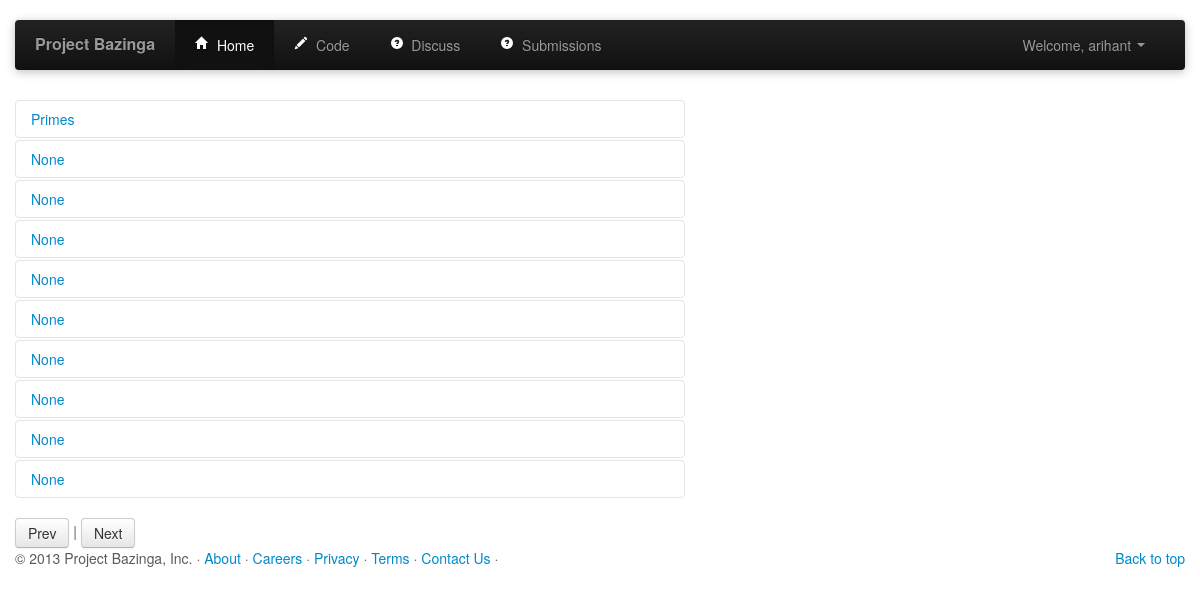
Page /code/submissions/0 (signed in) on the earlier database version.
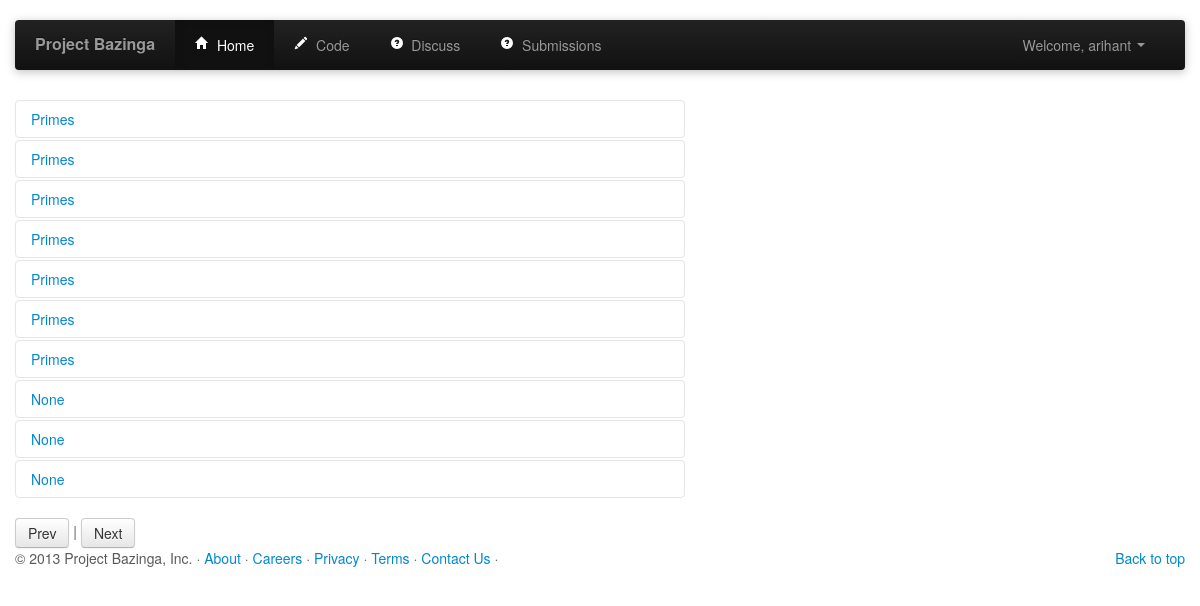
Same page on the later database version.
### tables this page shows
CREATE TABLE submissions (
    "points" INTEGER,
    "lang" TEXT,
    "code" TEXT,
    "id" INTEGER PRIMARY KEY AUTOINCREMENT NOT NULL,
    "user_id" INTEGER,
    "submission_time" DATETIME,
    "question_id" INTEGER DEFAULT (0)
);

CREATE TABLE contest_questions (
    "question_id" INTEGER PRIMARY KEY AUTOINCREMENT NOT NULL,
    "contest_id" INTEGER NOT NULL,
    "owner" INTEGER NOT NULL,
    "question_name" TEXT NOT NULL,
    "question_string" TEXT NOT NULL
);

### contest_views.py (the view)
@contest_views.route('/code/submissions/<int:index>')
def submissions(index=0):
	if index<0:
		index=0
	user_id = session['userId']
	db = get_db()
	cur = db.execute('SELECT * FROM submissions LEFT JOIN contest_questions ON submissions.question_id=contest_questions.question_id WHERE user_id = ? ORDER BY id DESC LIMIT ?, ?', [user_id, index, index+10])
	subs = cur.fetchall()
	subss = [[sub, []] for sub in subs]
	for i in range(0, len(subs)):
		cur = db.execute('SELECT * FROM submission_testcase WHERE submission_id=?', [subs[i]['id']])
		tcs = cur.fetchall()
		subss[i][1] = tcs
	return render_template("submissions.html", subs=subss, next=index+11, prev=index-11)

### contest_views.py (called while the page is built)
def get_db():
	top = _app_ctx_stack.top
	if not hasattr(top, 'sqlite_db'):
		sqlite_db = sqlite3.connect('database.db')
		sqlite_db.row_factory = sqlite3.Row
		top.sqlite_db = sqlite_db
	return top.sqlite_db

### templates/submissions.html (shortened to what this page needs)
{% extends "header.html" %}
{% block body %}
<div class="container marketing">
  <div class="row">
  <div class="span7">
  	<div class="accordion" id="submissions">
  	{% for sub in subs %}
  		<div class="accordion-group">
  		<div class="accordion-heading">
  		<a class="accordion-toggle" data-toggle="collapse" data-parent="#submissions" href="#{{ sub[0].id }}" >
  			{{ sub[0].question_name }}
  		</a>
  		</div>
  		</div>
  	{% endfor %}
  	</div>
  </div>
  </div>
  <a class="btn" href="{{ url_for('contest_views.submissions', index=prev) }}">Prev</a> | <a class="btn" href="{{ url_for('contest_views.submissions', index=next) }}">Next</a>
{% endblock %}

### templates/header.html (shortened to what this page needs)
<!DOCTYPE html>
<html lang="en">
  <head>
    <link href="{{ url_for('static', filename='css/bootstrap.css') }}" rel="stylesheet">
    <link href="{{ url_for('static', filename='css/style.css') }}" rel="stylesheet">
    <link href="{{ url_for('static', filename='css/editor.css') }}" rel="stylesheet">
  </head>
  <body>
    <div class="navbar-wrapper">
      <div class="container">
        <div class="navbar navbar-inverse">
          <div class="navbar-inner">
            <a class="brand" href="/">Project Bazinga</a>
            <div class="nav-collapse collapse">
              <ul class="nav">
                <li class="active"> <a href="/home"><i class="icon-home icon-white"></i>&nbsp; Home</a></li>
                <li><a href="/code"><i class="icon-pencil icon-white"></i>&nbsp; Code</a></li>
                <li><a href="/discuss"><i class="icon-question-sign icon-white"></i>&nbsp; Discuss</a></li>
                <li><a href="{{ url_for("contest_views.submissions", index=0) }}"><i class="icon-question-sign icon-white"></i>&nbsp; Submissions</a></li>
              </ul>
              <ul class="nav pull-right">
                {% if not session.logged_in  %}
                <li class="dropdown">
                  <a class="dropdown-toggle" href="" data-toggle="dropdown"><span {% if error %} class="text-error " {% endif %} > Sign In <strong class="caret"></strong> </span ></a>
                  <div class="dropdown-menu" style="padding: 15px; padding-bottom: 0px;">
                    <form method="post" action="/login" accept-charset="UTF-8">
                      {% if error %}
                        <div class="alert alert-error">
                          <a class="close" data-dismiss="alert" href="#">×</a>Invalid Username or Password!
                        </div>
                      {% endif %}
                      <input style="margin-bottom: 15px;" type="text" placeholder="Username" id="username" name="username">
                      <input style="margin-bottom: 15px;" type="password" placeholder="Password" id="password" name="password">
                      <input style="float: left; margin-right: 10px;" type="checkbox" name="remember-me" id="remember-me" value="1">
                      <label class="string optional" for="user_remember_me"> Remember me</label>
                      <input class="btn btn-primary btn-block" type="submit" id="sign-in" value="Sign In">
                      <li class="divider"></li>
                      <div >
                        <a href = "/register" >Register </a> | <a href = "/forgot">Forgot Password </a>
                      </div>
                    </form>
                  </div>
                </li>
                {% else %}
                <li class="dropdown">
                  <a href="#" class="dropdown-toggle " data-toggle="dropdown"> Welcome, {{ session.username }} <b class="caret"></b></a>
                  </ul>
                {% endif %}
            </div>
          </div>
        </div>
      </div>
    </div>
      {% block body %}
      {% endblock %}
     <div id="footer">
     <div class="container ">
      <footer>
        <p class="pull-right"><a href="#">Back to top</a></p>
        <p>&copy; 2013 Project Bazinga, Inc. &middot; <a href="#">About</a> &middot; <a href="#">Careers</a> &middot; <a href="#">Privacy</a> &middot; <a href="#">Terms</a> &middot; <a href="contact">Contact Us</a> &middot;</p>
      </footer>
    </div>
  </body>
</html>

### static/css/style.css (style rules this page uses)
body { padding-bottom: 40px; color: #5a5a5a; }
.navbar-wrapper { position: absolute; top: 0; left: 0; right: 0; z-index: 10; margin-top: 20px; margin-bottom: -90px; }
.navbar .navbar-inner { border: 0; -webkit-box-shadow: 0 2px 10px rgba(0,0,0,.25); -moz-box-shadow: 0 2px 10px rgba(0,0,0,.25); box-shadow: 0 2px 10px rgba(0,0,0,.25); }
.navbar .brand { padding: 14px 20px 16px; font-size: 16px; font-weight: bold; text-shadow: 0 -1px 0 rgba(0,0,0,.5); }
.navbar .nav > li > a { padding: 15px 20px; }

Differences in the rows shown:
no longer on this page (row unchanged): submissions: sub "None"
no longer on this page (row unchanged): submissions: sub "None"
no longer on this page (row unchanged): submissions: sub "None"
no longer on this page (row unchanged): submissions: sub "None"
no longer on this page (row unchanged): submissions: sub "None"
no longer on this page (row unchanged): submissions: sub "None"
added submissions: question_name "Primes"
added submissions: question_name "Primes"
added submissions: question_name "Primes"
added submissions: question_name "Primes"
added submissions: question_name "Primes"
added submissions: question_name "Primes"
